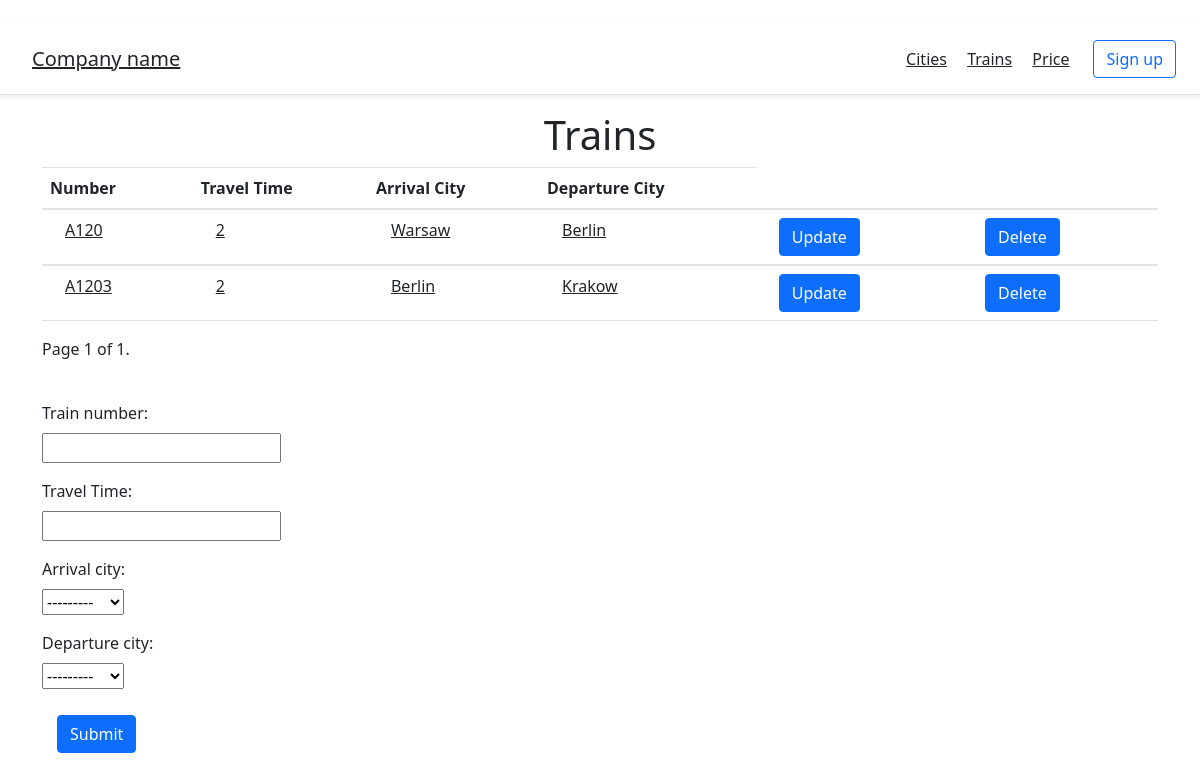
The app's page /trains/ with its own data.
### trains/models.py (models this page shows, shortened)
class Trains(models.Model):
    name = models.CharField(max_length=50, unique=True, verbose_name='Train number')
    travel_time = models.PositiveSmallIntegerField(verbose_name='Travel Time')
    arrival_city = models.ForeignKey(City, on_delete=models.CASCADE, related_name='arrival_city_set', verbose_name='arrival city')
    departure_city = models.ForeignKey(City, on_delete=models.CASCADE, related_name='departure_city_set', verbose_name='departure city')
    """Stable functions for processing and filtering objects from the model(clean/save)"""
    def clean(self):
        if self.arrival_city == self.departure_city:
            raise ValidationError('Wrong city from input')
        qs = Trains.objects.filter(
            arrival_city=self.arrival_city, departure_city=self.departure_city,
            travel_time = self.travel_time
        ).exclude(pk=self.pk)
        if qs.exists():
            raise ValidationError('Wrong time from input')
    def save(self, *args, **kwargs):
        self.clean()
        super().save(*args, **kwargs)

### cities/models.py (models this page shows)
class City(models.Model):
    name = models.CharField(max_length=100, unique=False)
    def __str__(self):
        return self.name

### trains/views.py (the view)
# urls.py: path('', views.trains_showcase, name='train_main'),
def trains_showcase(request):
    if request.method == 'POST':
        form = Train_Input(request.POST)
        if form.is_valid():
            form.save()
    form = Train_Input()
    cities = Trains.objects.all()
    paginator = Paginator(cities, 5)
    page_number = request.GET.get('page')
    page_obj = paginator.get_page(page_number)
    context = {'page_obj': page_obj, 'form': form}
    return render(request, 'trains/index.html', context)

### trains/forms.py
class Train_Input(ModelForm):
    class Meta:
        model = Trains
        fields = ['name', 'travel_time', 'arrival_city', 'departure_city']

### trains/templates/trains/index.html (shortened to what this page needs)
{% extends "base.html" %}
    {% block content %}
    <div CLASS="container">
        <h1 style="text-align: center;">Trains</h1>
        <div class="row">
            <div class="col-md">
                    <table class="table">
                        <tr>
                                <th>Number</th>
                                <th>Travel Time</th>
                                <th>Arrival City</th>
                                <th>Departure City</th>
                            </tr>
                        {% for object in page_obj %}
                            <tbody>
                                <tr>
                                    <td>
                                        <a class="col-sm-2 text-dark" href="{% url 'detail_view' object.pk %}">{{object.name}}</a>
                                    </td>
                                    <td>
                                        <a class="col-sm-2 text-dark" href="{% url 'detail_view' object.pk %}">{{object.travel_time}}</a>
                                    </td>
                                    <td>
                                        <a class="col-sm-2 text-dark" href="{% url 'detail_view' object.pk %}">{{object.arrival_city}}</a>
                                    </td>
                                    <td>
                                        <a class="col-sm-2 text-dark" href="{% url 'detail_view' object.pk %}">{{object.departure_city}}</a>
                                    </td>
                                    <td>
                                        <a class="col-sm-2 text-dark" href="{% url 'update_view' object.id %}">
                                            <button type="submit" class="btn btn-primary">Update</button>
                                        </a>
                                    </td>
                                    <td>
                                        <a class="col-sm-2 text-dark" href="{% url 'delete_view' object.id %}">
                                            <button type="submit" class="btn btn-primary">Delete</button>
                                        </a>
                                    </td>
                                </tr>
                            </tbody>
                        {% endfor %}
                    </table>
                <div style="margin: auto" class="pagination">
    <span class="step-links">
        <span class="current">
            Page {{ page_obj.number }} of {{ page_obj.paginator.num_pages }}.
        </span>
    </span>
</div>
           </div>
        </div>
        <div class="row">
                <div style="margin-top: 40px;" class="col-sm-2 themed-grid-col">
                    <form action="" method="POST">
                      <div class="col-xs-1">
                          {{form.as_p}}
                      </div>
                        <div class="col">
                            <input class="btn btn-primary" type="submit" value="Submit" style="margin-top: 10px">
                        </div>
                    </form>
                </div>
        </div>
    </div>
    {% endblock content %}

### static/styles/style.css (style rules this page uses)
body { color: red; }
.pagination { margin: auto; }

### records on screen
Trains: name "A120", travel_time "2", arrival_city "Warsaw", departure_city "Berlin"
Trains: name "A1203", travel_time "2", arrival_city "Berlin", departure_city "Krakow"

### other values on screen
{{ page_obj.number }} "1"
{{ page_obj.paginator.num_pages }} "1"
